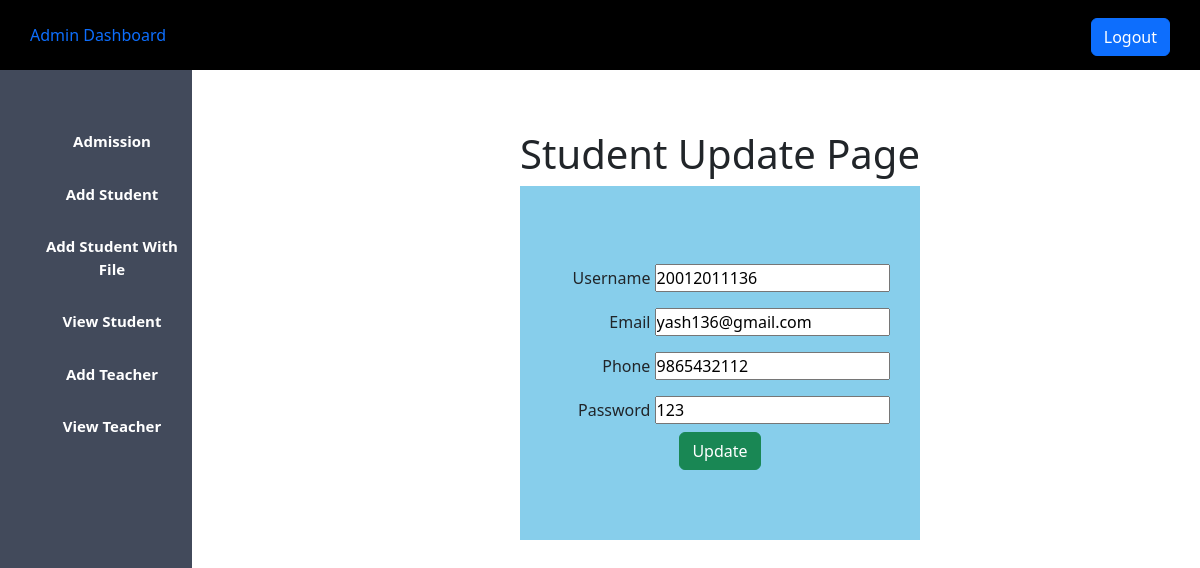
Screenshot of /update_student.php?student_id=6 (signed in) with the database file from the repository.
### tables this page shows
CREATE TABLE `user` (
  `id` int(11) NOT NULL,
  `username` varchar(50) DEFAULT NULL,
  `phone` bigint(20) DEFAULT NULL,
  `email` varchar(50) DEFAULT NULL,
  `usertype` varchar(50) DEFAULT NULL,
  `password` varchar(50) DEFAULT NULL,
  `description` varchar(100) DEFAULT NULL,
  `image` varchar(40) DEFAULT NULL
);

### update_student.php (the view, shortened to what this page needs)
<?php
$host = "localhost";
$user = "root";
$password = "";
$db = "lms_db";
$data = mysqli_connect($host,$user,$password,$db);
$id = $_GET['student_id'];
$sql = "SELECT * FROM user WHERE id='$id' ";
$result = mysqli_query($data,$sql);
$info= $result->fetch_assoc();
?>
<!DOCTYPE html>
<html lang="en">
<head>
   <?php
        include('admin_css.php');
    ?>
</head>
<body>
    <?php
        include('admin_sidebar.php');
    ?>
    <div class="content">
        <center>
        <h1>Student Update Page</h1>
        <div class="div_deg">
            <form action="#" method="POST">
                <div>
                    <label>Username</label>
                    <input type="text" name="name" value="<?php echo "{$info['username']}"; ?>" required>
                </div>
                <div>
                    <label>Email</label>
                    <input type="email" name="email" value="<?php echo "{$info['email']}"; ?>" required>
                </div>
                <div>
                    <label>Phone</label>
                    <input type="number" name="phone" value="<?php echo "{$info['phone']}"; ?>" required>
                </div>
                <div>
                    <label>Password</label>
                    <input type="text" name="password" value="<?php echo "{$info['password']}"; ?>" required>
                </div>
                <div>
                    <input class="btn btn-success" type="submit" name="update" value="Update">
                </div>
            </form>
        </div>
        </center>
    </div>
</body>
</html>

### css/admin.css (style rules this page uses)
* { margin: 0px; padding: 0px; }
.content { margin-left: 20%; margin-top: 5%; }

### update_student.php (style rules this page uses)
label { display: inline-block; width: 100px; text-align: right; padding-top: 10px; padding-bottom: 10px; }
.div_deg { background-color: skyblue; width: 400px; padding-top: 70px; padding-bottom: 70px; }

### rows the page displays
user: name "20012011136", email "yash136@gmail.com", phone "9865432112", password "123"
